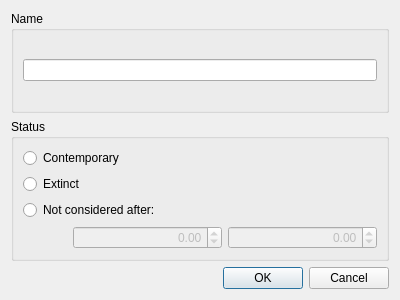
<?xml version="1.0" encoding="UTF-8"?>
<ui version="4.0">
 <class>GLeafDialog</class>
 <widget class="QDialog" name="GLeafDialog">
  <property name="geometry">
   <rect>
    <x>0</x>
    <y>0</y>
    <width>400</width>
    <height>300</height>
   </rect>
  </property>
  <property name="windowTitle">
   <string>Edit leaf</string>
  </property>
  <layout class="QVBoxLayout" name="verticalLayout_2">
   <item>
    <layout class="QVBoxLayout" name="verticalLayout">
     <item>
      <widget class="QGroupBox" name="groupBox_2">
       <property name="title">
        <string>Name</string>
       </property>
       <layout class="QVBoxLayout" name="verticalLayout_7">
        <item>
         <layout class="QVBoxLayout" name="verticalLayout_8">
          <item>
           <widget class="QLineEdit" name="lineEdit"/>
          </item>
         </layout>
        </item>
       </layout>
      </widget>
     </item>
     <item>
      <widget class="QGroupBox" name="groupBox">
       <property name="title">
        <string>Status</string>
       </property>
       <layout class="QVBoxLayout" name="verticalLayout_9">
        <item>
         <layout class="QVBoxLayout" name="verticalLayout_10">
          <item>
           <widget class="QRadioButton" name="radioButton_contemp">
            <property name="text">
             <string>Contemporary</string>
            </property>
           </widget>
          </item>
          <item>
           <widget class="QRadioButton" name="radioButton_extinct">
            <property name="text">
             <string>Extinct</string>
            </property>
           </widget>
          </item>
          <item>
           <widget class="QRadioButton" name="radioButton_unknown">
            <property name="text">
             <string>Not considered after:</string>
            </property>
           </widget>
          </item>
          <item>
           <layout class="QHBoxLayout" name="horizontalLayout_3">
            <item>
             <spacer name="horizontalSpacer_2">
              <property name="orientation">
               <enum>Qt::Horizontal</enum>
              </property>
              <property name="sizeType">
               <enum>QSizePolicy::Fixed</enum>
              </property>
              <property name="sizeHint" stdset="0">
               <size>
                <width>50</width>
                <height>20</height>
               </size>
              </property>
             </spacer>
            </item>
            <item>
             <widget class="QDoubleSpinBox" name="doubleSpinBox_inf">
              <property name="enabled">
               <bool>false</bool>
              </property>
              <property name="alignment">
               <set>Qt::AlignRight|Qt::AlignTrailing|Qt::AlignVCenter</set>
              </property>
              <property name="minimum">
               <double>-10000.000000000000000</double>
              </property>
              <property name="maximum">
               <double>10000.000000000000000</double>
              </property>
             </widget>
            </item>
            <item>
             <widget class="QDoubleSpinBox" name="doubleSpinBox_sup">
              <property name="enabled">
               <bool>false</bool>
              </property>
              <property name="alignment">
               <set>Qt::AlignRight|Qt::AlignTrailing|Qt::AlignVCenter</set>
              </property>
              <property name="minimum">
               <double>-100000.000000000000000</double>
              </property>
              <property name="value">
               <double>0.000000000000000</double>
              </property>
             </widget>
            </item>
           </layout>
          </item>
         </layout>
        </item>
       </layout>
      </widget>
     </item>
    </layout>
   </item>
   <item>
    <widget class="QDialogButtonBox" name="buttonBox">
     <property name="orientation">
      <enum>Qt::Horizontal</enum>
     </property>
     <property name="standardButtons">
      <set>QDialogButtonBox::Cancel|QDialogButtonBox::Ok</set>
     </property>
    </widget>
   </item>
  </layout>
 </widget>
 <resources/>
 <connections>
  <connection>
   <sender>buttonBox</sender>
   <signal>accepted()</signal>
   <receiver>GLeafDialog</receiver>
   <slot>accept()</slot>
   <hints>
    <hint type="sourcelabel">
     <x>257</x>
     <y>290</y>
    </hint>
    <hint type="destinationlabel">
     <x>157</x>
     <y>274</y>
    </hint>
   </hints>
  </connection>
  <connection>
   <sender>buttonBox</sender>
   <signal>rejected()</signal>
   <receiver>GLeafDialog</receiver>
   <slot>reject()</slot>
   <hints>
    <hint type="sourcelabel">
     <x>325</x>
     <y>290</y>
    </hint>
    <hint type="destinationlabel">
     <x>286</x>
     <y>274</y>
    </hint>
   </hints>
  </connection>
  <connection>
   <sender>radioButton_unknown</sender>
   <signal>toggled(bool)</signal>
   <receiver>GLeafDialog</receiver>
   <slot>enableSpinBoxes(bool)</slot>
   <hints>
    <hint type="sourcelabel">
     <x>119</x>
     <y>197</y>
    </hint>
    <hint type="destinationlabel">
     <x>7</x>
     <y>152</y>
    </hint>
   </hints>
  </connection>
  <connection>
   <sender>doubleSpinBox_inf</sender>
   <signal>valueChanged(double)</signal>
   <receiver>GLeafDialog</receiver>
   <slot>changeInf(double)</slot>
   <hints>
    <hint type="sourcelabel">
     <x>171</x>
     <y>234</y>
    </hint>
    <hint type="destinationlabel">
     <x>4</x>
     <y>208</y>
    </hint>
   </hints>
  </connection>
  <connection>
   <sender>doubleSpinBox_sup</sender>
   <signal>valueChanged(double)</signal>
   <receiver>GLeafDialog</receiver>
   <slot>changeSup(double)</slot>
   <hints>
    <hint type="sourcelabel">
     <x>307</x>
     <y>236</y>
    </hint>
    <hint type="destinationlabel">
     <x>391</x>
     <y>213</y>
    </hint>
   </hints>
  </connection>
 </connections>
 <slots>
  <slot>enableSpinBoxes(bool)</slot>
  <slot>changeInf(double)</slot>
  <slot>changeSup(double)</slot>
 </slots>
</ui>
